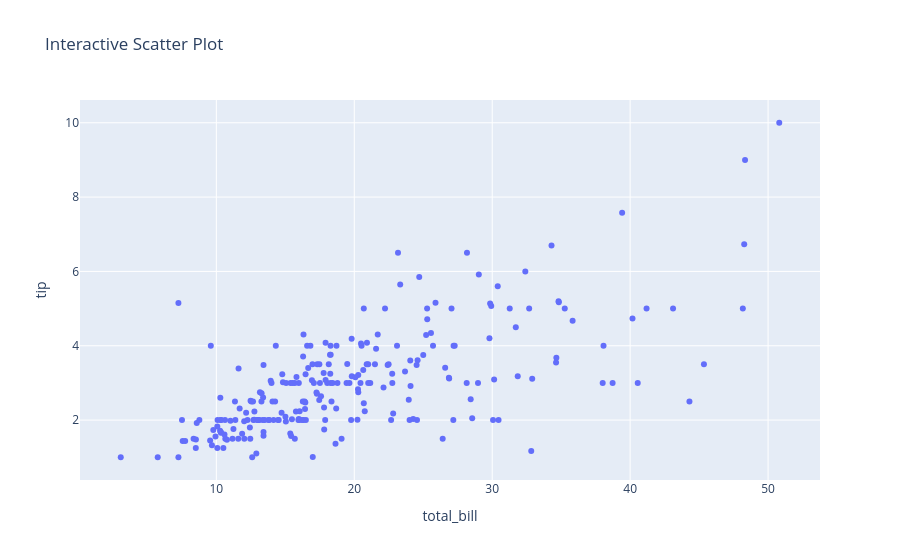

Notebook source saved alongside this figure:
### Markdown cell above
#### Creating an Interactive Plot

Every Plotly Express chart is interactive by default.

Users can:

- Hover over data points
- Zoom in and out
- Pan across the chart
- Select regions
- Download the figure

### Code cell
fig = px.scatter(
    tips,
    x="total_bill",
    y="tip",
    title="Interactive Scatter Plot"
)

fig.show()

### Figure 1 — Plotly figure (JSON) as saved in the notebook; plotly's stock layout.template omitted (floating-point values rounded to 4 significant figures; data arrays with more than 128 entries replaced by an {"elided": "..."} marker saying what was removed)
{"data": [{"hovertemplate": "total_bill=%{x}<br>tip=%{y}<extra></extra>", "legendgroup": "", "marker": {"color": "#636efa", "symbol": "circle"}, "mode": "markers", "name": "", "orientation": "v", "showlegend": false, "type": "scatter", "x": {"elided": "244 float values"}, "xaxis": "x", "y": {"elided": "244 float values"}, "yaxis": "y"}], "layout": {"legend": {"tracegroupgap": 0}, "title": {"text": "Interactive Scatter Plot"}, "xaxis": {"anchor": "y", "domain": [0, 1], "title": {"text": "total_bill"}}, "yaxis": {"anchor": "x", "domain": [0, 1], "title": {"text": "tip"}}}}
